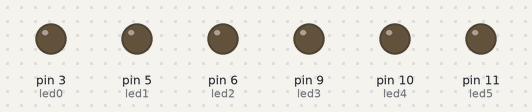
The sketch below on a simulated Arduino Uno, built with avr-gcc and run on an emulated ATmega328P. Parts: output pins drawn as LEDs (lit = HIGH).

Above: at 0.05 s.
At 0.6 s:
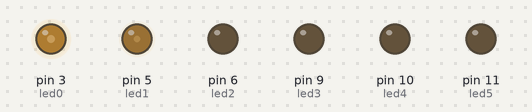
At 1.2 s:
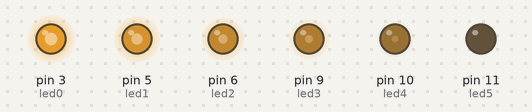
At 1.5 s:
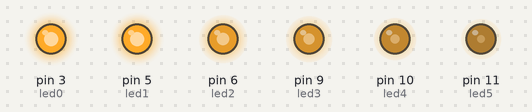
At 1.8 s:
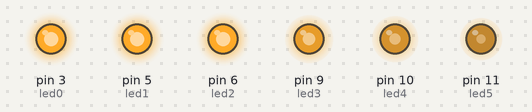
At 2.4 s:
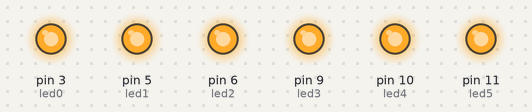
Timing chart, 0 to 5.5 s (numbered marks = the images above):
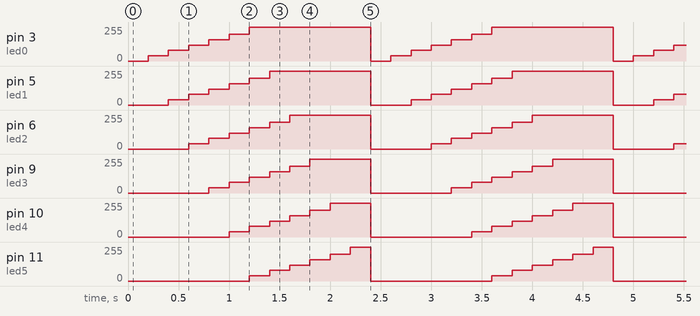

Measured:
- by itself, pin 3 (led0): repeats every 2.4 s: 80/255 0.20 s, 120/255 0.20 s, 160/255 0.20 s, 200/255 0.20 s, 255/255 1.2 s, 0/255 0.20 s, 40/255 0.20 s
- by itself, pin 5 (led1): repeats every 2.4 s: 80/255 0.20 s, 120/255 0.20 s, 160/255 0.20 s, 200/255 0.20 s, 255/255 1.0 s, 0/255 0.40 s, 40/255 0.20 s

The sketch:

PR2_fade_LEDs.ino
```cpp
/**********************************************************************************
**                                                                               **
**                                 Fade LEDs                                     **
**                                                                               **
**                                 Programa2                                     **
**                                                                               **
**********************************************************************************/

//********** Includes *************************************************************

//********** Variables ************************************************************
const int led0 = 3;          // donar nom al pin 3 de l’Arduino
const int led1 = 5;          // donar nom al pin 5 de l’Arduino
const int led2 = 6;          // donar nom al pin 6 de l’Arduino
const int led3 = 9;          // donar nom al pin 9 de l’Arduino
const int led4 = 10;         // donar nom al pin 10 de l’Arduino
const int led5 = 11;         // donar nom al pin 11 de l’Arduino
int velocitat = 200;         // velocitat de l'acció en ms

//********** Setup ****************************************************************
void setup()
{
  pinMode(led0, OUTPUT);     // definir el pin 3 com una sortida
  pinMode(led1, OUTPUT);     // definir el pin 5 com una sortida
  pinMode(led2, OUTPUT);     // definir el pin 6 com una sortida
  pinMode(led3, OUTPUT);     // definir el pin 9 com una sortida
  pinMode(led4, OUTPUT);     // definir el pin 10 com una sortida
  pinMode(led5, OUTPUT);     // definir el pin 11 com una sortida
}

//********** Loop *****************************************************************
void loop()
{
  analogWrite(led0, 0);
  analogWrite(led1, 0);
  analogWrite(led2, 0);
  analogWrite(led3, 0);
  analogWrite(led4, 0);
  analogWrite(led5, 0);

  delay(velocitat);           // es queden leds velocitat ms en aquest estat

  analogWrite(led0, 40);
  analogWrite(led1, 0);
  analogWrite(led2, 0);
  analogWrite(led3, 0);
  analogWrite(led4, 0);
  analogWrite(led5, 0);

  delay(velocitat);           // es queden leds velocitat ms en aquest estat

  analogWrite(led0, 80);
  analogWrite(led1, 40);
  analogWrite(led2, 0);
  analogWrite(led3, 0);
  analogWrite(led4, 0);
  analogWrite(led5, 0);

  delay(velocitat);           // es queden leds velocitat ms en aquest estat

  analogWrite(led0, 120);
  analogWrite(led1, 80);
  analogWrite(led2, 40);
  analogWrite(led3, 0);
  analogWrite(led4, 0);
  analogWrite(led5, 0);

  delay(velocitat);           // es queden leds velocitat ms en aquest estat

  analogWrite(led0, 160);
  analogWrite(led1, 120);
  analogWrite(led2, 80);
  analogWrite(led3, 40);
  analogWrite(led4, 0);
  analogWrite(led5, 0);

  delay(velocitat);           // es queden leds velocitat ms en aquest estat

  analogWrite(led0, 200);
  analogWrite(led1, 160);
  analogWrite(led2, 120);
  analogWrite(led3, 80);
  analogWrite(led4, 40);
  analogWrite(led5, 0);

  delay(velocitat);           // es queden leds velocitat ms en aquest estat

  analogWrite(led0, 255);
  analogWrite(led1, 200);
  analogWrite(led2, 160);
  analogWrite(led3, 120);
  analogWrite(led4, 80);
  analogWrite(led5, 40);

  delay(velocitat);           // es queden leds velocitat ms en aquest estat

  analogWrite(led0, 255);
  analogWrite(led1, 255);
  analogWrite(led2, 200);
  analogWrite(led3, 160);
  analogWrite(led4, 120);
  analogWrite(led5, 80);

  delay(velocitat);           // es queden leds velocitat ms en aquest estat

  analogWrite(led0, 255);
  analogWrite(led1, 255);
  analogWrite(led2, 255);
  analogWrite(led3, 200);
  analogWrite(led4, 160);
  analogWrite(led5, 120);

  delay(velocitat);           // es queden leds velocitat ms en aquest estat

  analogWrite(led0, 255);
  analogWrite(led1, 255);
  analogWrite(led2, 255);
  analogWrite(led3, 255);
  analogWrite(led4, 200);
  analogWrite(led5, 160);

  delay(velocitat);           // es queden leds velocitat ms en aquest estat

  analogWrite(led0, 255);
  analogWrite(led1, 255);
  analogWrite(led2, 255);
  analogWrite(led3, 255);
  analogWrite(led4, 255);
  analogWrite(led5, 200);

  delay(velocitat);           // es queden leds velocitat ms en aquest estat

  analogWrite(led0, 255);
  analogWrite(led1, 255);
  analogWrite(led2, 255);
  analogWrite(led3, 255);
  analogWrite(led4, 255);
  analogWrite(led5, 255);

  delay(velocitat);           // es queden leds velocitat ms en aquest estat
}

//********** Funcions *************************************************************
```
